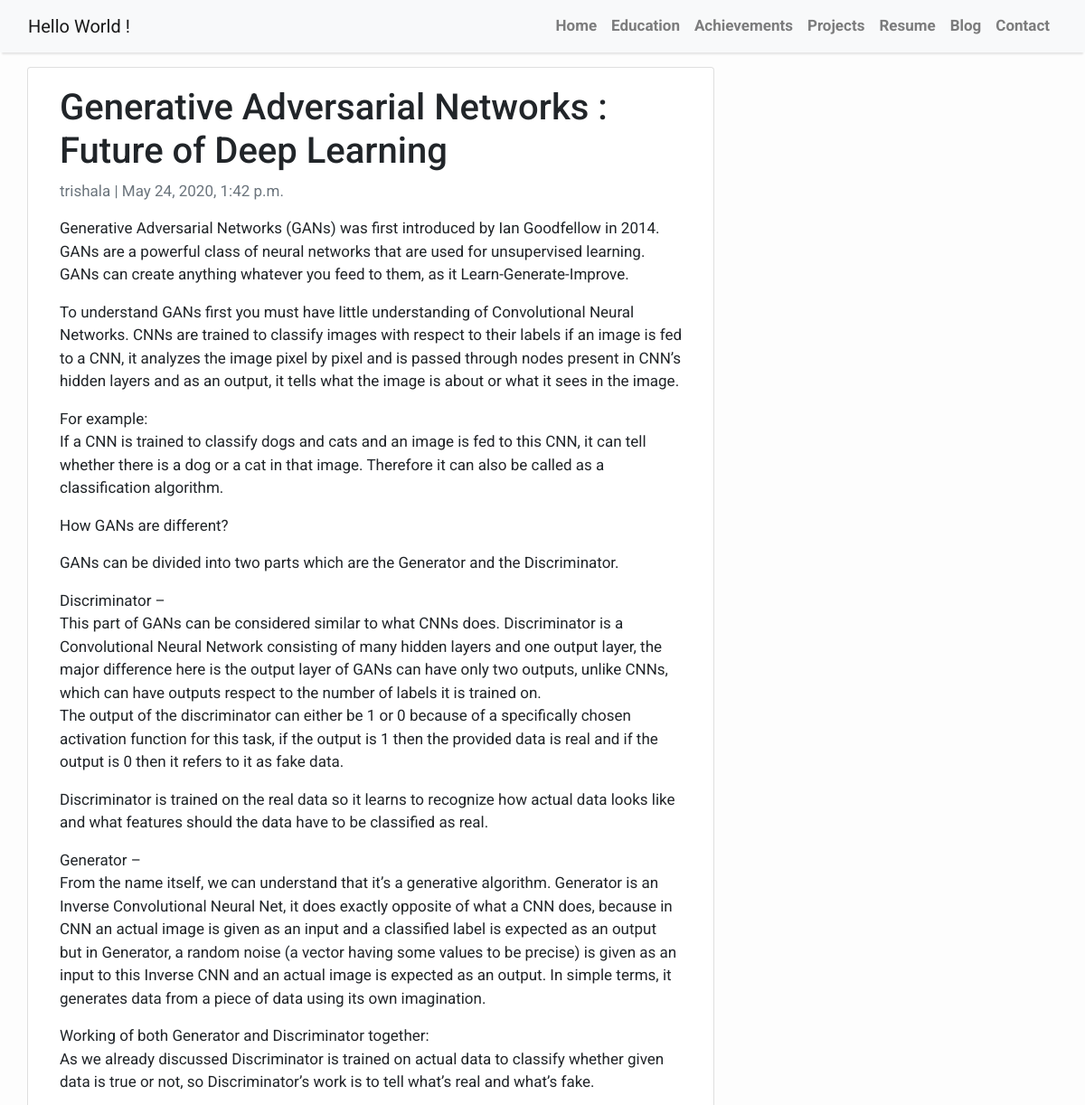
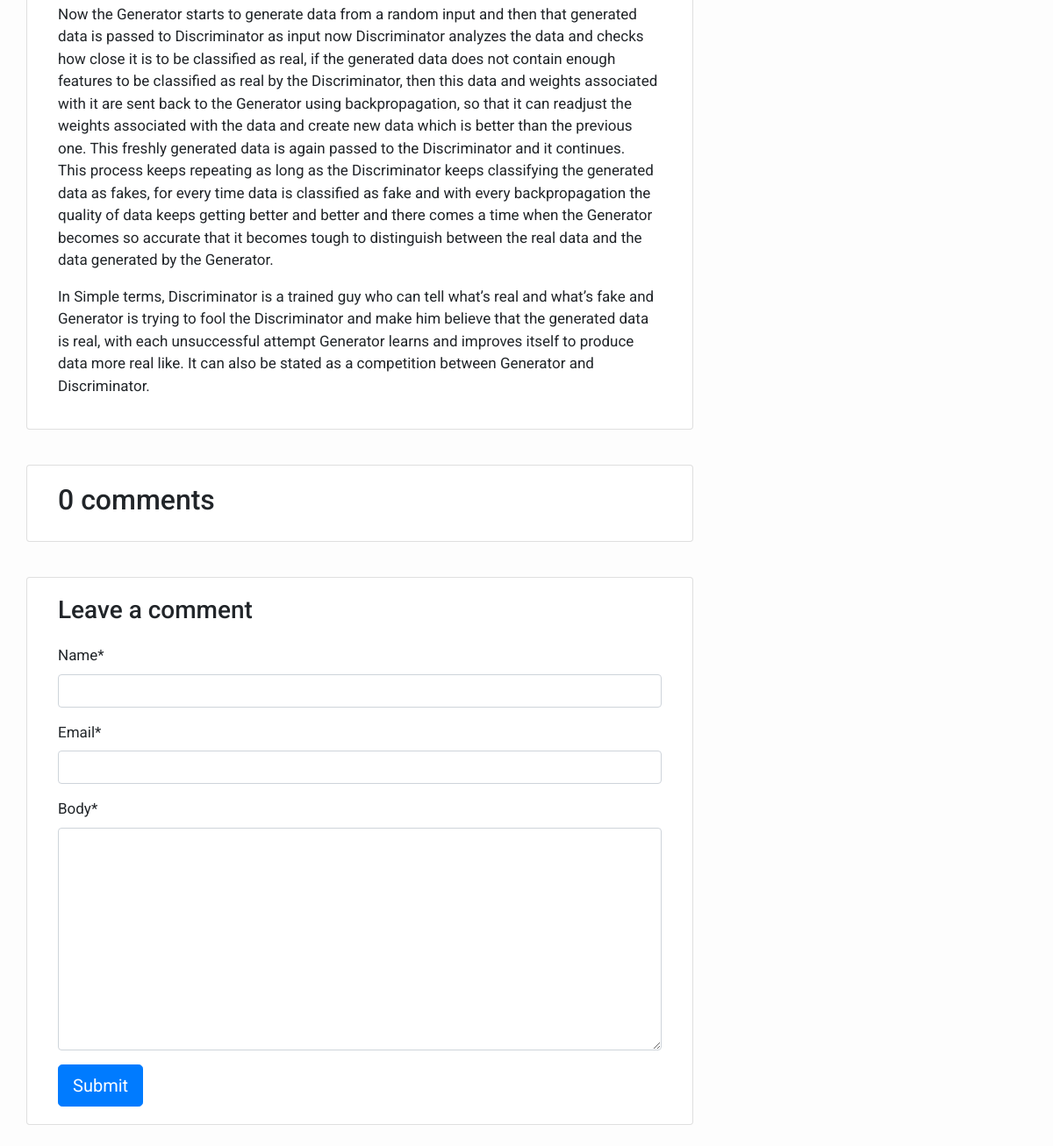
Screenshot of /generative-adversarial-networks-future-deep-learning/ with the database file from the repository (2 pictures, top to bottom).
### blog/models.py (models this page shows, shortened)
class Post(models.Model):
    title = models.CharField(max_length=200, unique=True)
    slug = models.SlugField(max_length=200, unique=True)
    author = models.ForeignKey(User, on_delete= models.CASCADE,related_name='blog_posts')
    updated_on = models.DateTimeField(auto_now= True)
    content = models.TextField()
    created_on = models.DateTimeField(auto_now_add=True)
    status = models.IntegerField(choices=STATUS, default=0)
    class Meta:
        ordering = ['-created_on']

### blog/views.py (the view)
# urls.py: path('<slug:slug>/', views.post_detail, name='post_detail'),
def post_detail(request, slug):
    template_name = "post_detail.html"
    post = get_object_or_404(Post, slug=slug)
    comments = post.comments.filter(active=True).order_by("-created_on")
    new_comment = None
    if request.method == "POST":
        comment_form = CommentForm(data=request.POST)
        if comment_form.is_valid():
            new_comment = comment_form.save(commit=False)
            new_comment.post = post
            new_comment.save()
    else:
        comment_form = CommentForm()
    return render(
        request,
        template_name,
        {
            "post": post,
            "comments": comments,
            "new_comment": new_comment,
            "comment_form": comment_form,
        },
    )

### blog/forms.py
class CommentForm(forms.ModelForm):
    class Meta:
        model = Comment
        fields = ('name', 'email', 'body')

### templates/post_detail.html (shortened to what this page needs)
{% extends 'base.html' %} {% block content %}
{% load crispy_forms_tags %}
<div class="container">
  <div class="row">
    <div class="col-md-8 card mb-4  mt-3 left  top">
      <div class="card-body">
        <h1>{% block title %} {{ post.title }} {% endblock title %}</h1>
        <p class=" text-muted">{{ post.author }} | {{ post.created_on }}</p>
        <p class="card-text ">{{ post.content | linebreaks | safe }}</p>
      </div>
    </div>
    <div class="col-md-8 card mb-4  mt-3 ">
      <div class="card-body">
        <h2>{{ comments.count }} comments</h2>
      </div>
    </div>
    <div class="col-md-8 card mb-4  mt-3 ">
      <div class="card-body">
        {% if new_comment %}
        <div class="alert alert-success" role="alert">
          Your comment is awaiting moderation
        </div>
        {% else %}
        <h3>Leave a comment</h3>
        <form method="post" style="margin-top: 1.3em;">
          {{ comment_form | crispy }}
          <button type="submit" class="btn btn-primary  btn-lg">Submit</button>
        </form>
        {% endif %}
      </div>
    </div>
  </div>
</div>
{% endblock content %}

### templates/base.html (style rules this page uses)
body { font-family: "Roboto", sans-serif; font-size: 17px; background-color: #fdfdfd; }

### rows the page displays
Post: title "Generative Adversarial Networks : Future of Deep Learning", author "trishala", created_on "May 24, 2020, 1:42 p.m.", content "Generative Adversarial Networks (GANs) was first introduced by Ian Goodfellow in 2014. GANs are a powerful class of neural networks that are used for unsupervised learning. GANs can create anything whatever you feed to them, as it Learn-Generate-Improve. To understand GANs first you must have little understanding of Convolutional Neural Networks. CNNs are trained to classify images with respect to their labels if an image is fed to a CNN, it analyzes the image pixel by pixel and is passed through nodes present in CNN’s hidden layers and as an output, it tells what the image is about or what it sees in the image. For example: If a CNN is trained to classify dogs and cats and an image is fed…"

### other values shown
{{ comments.count }} "0"
